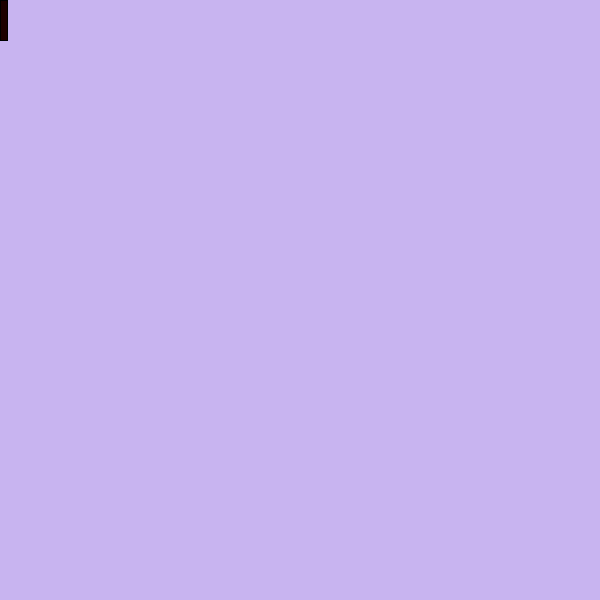
Frame 1 (no input)
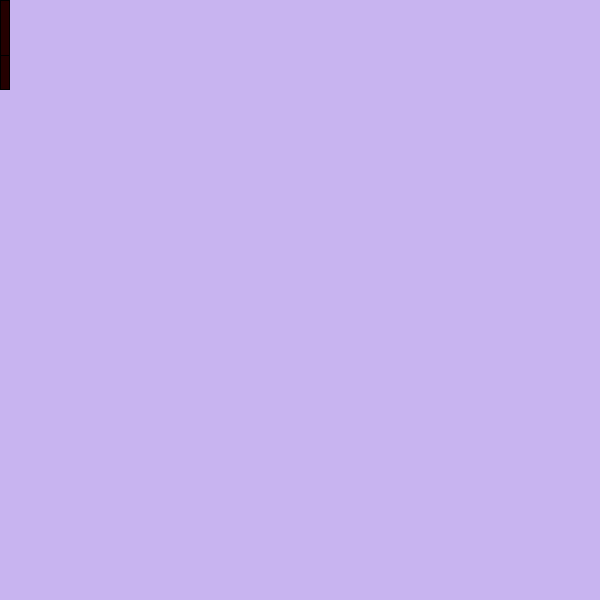
Frame 60 (the mouse pressed at the canvas centre just before this capture)
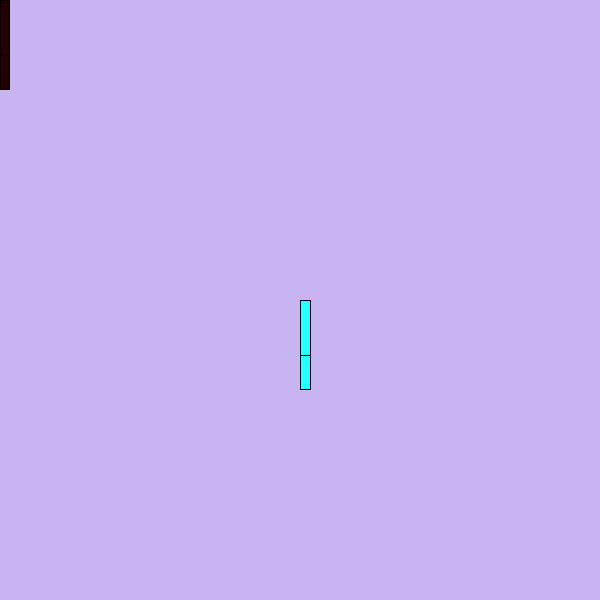
Frame 120 (the mouse held since frame 60 and released just before this capture)

The Processing sketch that drew these frames (run headless with seeded random() and noise(); from frame 60 on, the mouse is pressed at the canvas centre):

// Processing sketch: strangeBoxes
// ── strangeBoxes.pde
void setup(){
  size(600, 600);
  background(200, 180, 240);
}

void draw(){
  fill(second() * 4,mouseX, mouseY);
  rect(mouseX, mouseY, second(), millis() % 100);
}
